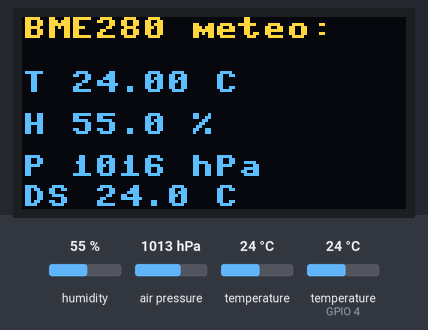
A program run on a simulated ESP32 board running MicroPython. On the bench: 128×64 one-colour display. The inputs (shaded band) are chosen by the test bench; at power-on: humidity 55 %, temperature (sensor on GPIO 4) 24 °C, air pressure 1013 hPa, temperature 24 °C. The OLED is the two-colour kind (top 16 rows yellow); what the program prints to the serial console is not drawn.

Above: at 1.6 s.
1.7 s: humidity set to 22 %
At 12.8 s:
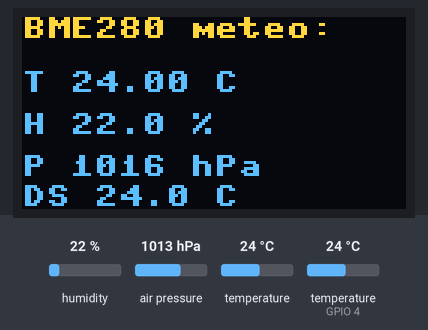
13.4 s: temperature (sensor on GPIO 4) set to 12 °C
At 23.8 s:
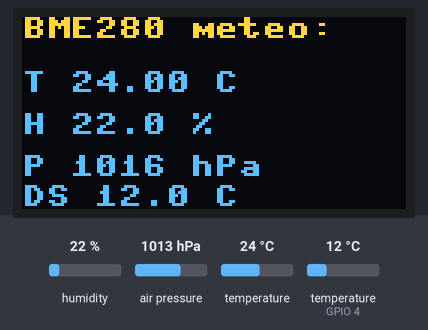
24.3 s: air pressure set to 952 hPa
At 34.8 s:
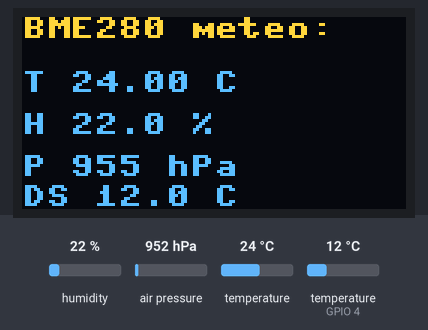
35.3 s: temperature (sensor 0) set to 12 °C
At 45.8 s:
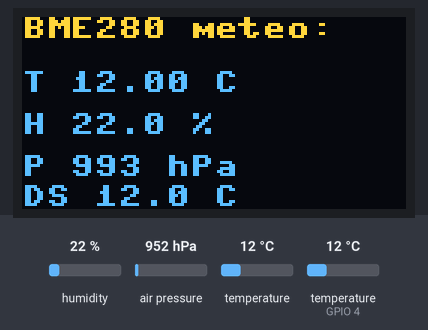
46.2 s: temperature (sensor on GPIO 4) set to 19 °C
57.2 s: temperature (sensor on GPIO 4) set to 28 °C
At 67.7 s:
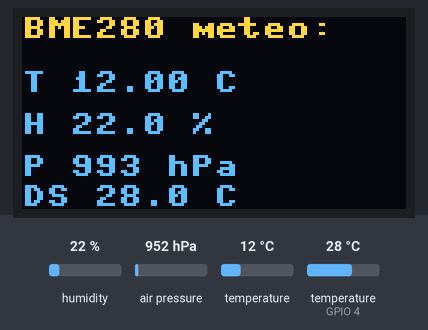
Timing chart, 0 to 69.1 s (numbered marks = the images above; inputs shaded):
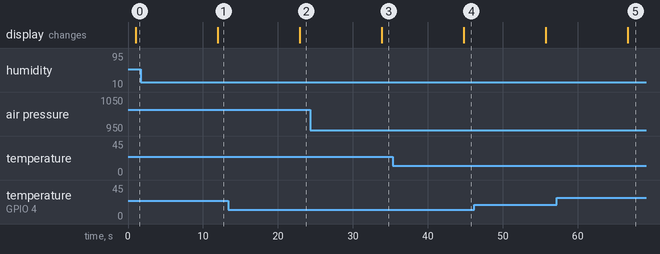

Measured:
- after the input at 1.7 s, the display: changes after 10.2 s (image 1)
- after the input at 13.4 s, the display: changes after 9.5 s (image 2)
- after the input at 24.3 s, the display: changes after 9.5 s (image 3)
- after the input at 35.3 s, the display: changes after 9.5 s (image 4)
- after the input at 57.2 s, the display: changes after 9.4 s (image 5)

The program:

meteo_main.py
```python
import framebuf, struct, time
from machine import Pin, SoftI2C
import onewire, ds18x20

i2c = SoftI2C(scl=Pin(22), sda=Pin(21), freq=400000)
ow = onewire.OneWire(Pin(4, Pin.OPEN_DRAIN, pull=Pin.PULL_UP))
ds = ds18x20.DS18X20(ow)
roms = ds.scan()
print('DS ROMS', roms)

class SSD1306_I2C(framebuf.FrameBuffer):
    def __init__(self, width, height, i2c, addr=0x3C):
        self.i2c = i2c
        self.addr = addr
        self.width = width
        self.height = height
        self.pages = height // 8
        self.buffer = bytearray(self.pages * width)
        super().__init__(self.buffer, width, height, framebuf.MONO_VLSB)
        self.init_display()

    def write_cmd(self, cmd):
        self.i2c.writeto(self.addr, bytes([0x80, cmd]))

    def write_data(self, buf):
        self.i2c.writeto(self.addr, bytes([0x40]) + buf)

    def init_display(self):
        self.fill(0)
        for cmd in (
            0xAE, 0xD5, 0x80, 0xA8, 0x3F, 0xD3, 0x00, 0x40, 0x8D, 0x14,
            0x20, 0x00, 0xA1, 0xC8, 0xDA, 0x12, 0x81, 0xCF, 0xD9, 0xF1,
            0xDB, 0x40, 0xA4, 0xA6, 0xAF,
        ):
            self.write_cmd(cmd)
        self.show()

    def show(self):
        for page in range(self.pages):
            self.write_cmd(0xB0 | page)
            self.write_cmd(0x00)
            self.write_cmd(0x10)
            start = page * self.width
            self.write_data(self.buffer[start:start + self.width])

def bme_read(ic, a=118):
    ic.writeto_mem(a, 0xF2, bytes([1]))
    ic.writeto_mem(a, 0xF4, bytes([39]))
    time.sleep(0.15)
    d = ic.readfrom_mem(a, 0xF7, 8)
    p_raw = (d[0] << 12) | (d[1] << 4) | (d[2] >> 4)
    t_raw = (d[3] << 12) | (d[4] << 4) | (d[5] >> 4)
    h_raw = (d[6] << 8) | d[7]
    c = ic.readfrom_mem(a, 0x88, 26)
    T1, T2, T3, P1, P2, P3, P4, P5, P6, P7, P8, P9 = struct.unpack('<HhhHhhhhhhhh', c[:24])
    H1 = c[25]
    e = ic.readfrom_mem(a, 0xE1, 7)
    H2 = struct.unpack('<h', e[0:2])[0]
    H3 = e[2]
    H4 = (e[3] << 4) | (e[4] & 0x0F)
    if H4 > 2047: H4 -= 4096
    H5 = (e[5] << 4) | (e[4] >> 4)
    if H5 > 2047: H5 -= 4096
    H6 = struct.unpack('<b', e[6:7])[0]
    v1 = ((t_raw >> 3) - (T1 << 1)) * T2 >> 11
    v2 = (((t_raw >> 4) - T1) * ((t_raw >> 4) - T1) >> 12) * T3 >> 14
    tf = v1 + v2
    T = (tf * 5 + 128) >> 8
    f1 = tf / 2.0 - 64000.0
    f2 = (f1 * f1 * P6 / 32768.0 + f1 * P5 * 2.0) / 4.0 + P4 * 65536.0
    f3 = P3 * f1 * f1 / 524288.0
    f1 = (f3 + P2 * f1) / 524288.0
    f1 = (1.0 - f1 / 32768.0) * P1
    P = 0.0
    if f1 != 0:
        P = 1048576.0 - p_raw
        P = (P - f2 / 4096.0) * 6250.0 / f1
        v1 = P9 * P * P / 2147483648.0
        v2 = P * P8 / 32768.0
        P = P + (v1 + v2 + P7) / 16.0
    v = tf - 76800
    v = ((((h_raw << 14) - (H4 << 20) - (H5 * v)) + 16384) >> 15) * ((((((v * H6) >> 10) * (((v * H3) >> 11) + 32768)) >> 10) + 2097152) * H2 + 8192) >> 14
    v = v - (((((v >> 15) * (v >> 15)) >> 7) * H1) >> 4)
    if v < 0: v = 0
    if v > 419430400: v = 419430400
    H = (v >> 12) / 1024.0
    return T / 100.0, P / 100.0, H

oled = SSD1306_I2C(128, 64, i2c)
print('METEO BOOT')

while True:
    try:
        t, p, h = bme_read(i2c)
        oled.fill(0)
        oled.text('BME280 meteo:', 0, 0)
        oled.text('T %.2f C' % t, 0, 18)
        oled.text('H %.1f %%' % h, 0, 32)
        oled.text('P %d hPa' % int(p), 0, 46)
        if roms:
            ds.convert_temp()
            time.sleep_ms(750)
            tds = ds.read_temp(roms[0])
            oled.text('DS %.1f C' % tds, 0, 56)
            print('DS=%.2f C' % tds)
        oled.show()
        print('T=%.2f C  P=%.1f hPa  H=%.1f %%' % (t, p, h))
    except OSError as e:
        print('BME ERR', e)
        oled.fill(0)
        oled.text('sensor error', 0, 0)
        oled.show()
    time.sleep(10)
```
